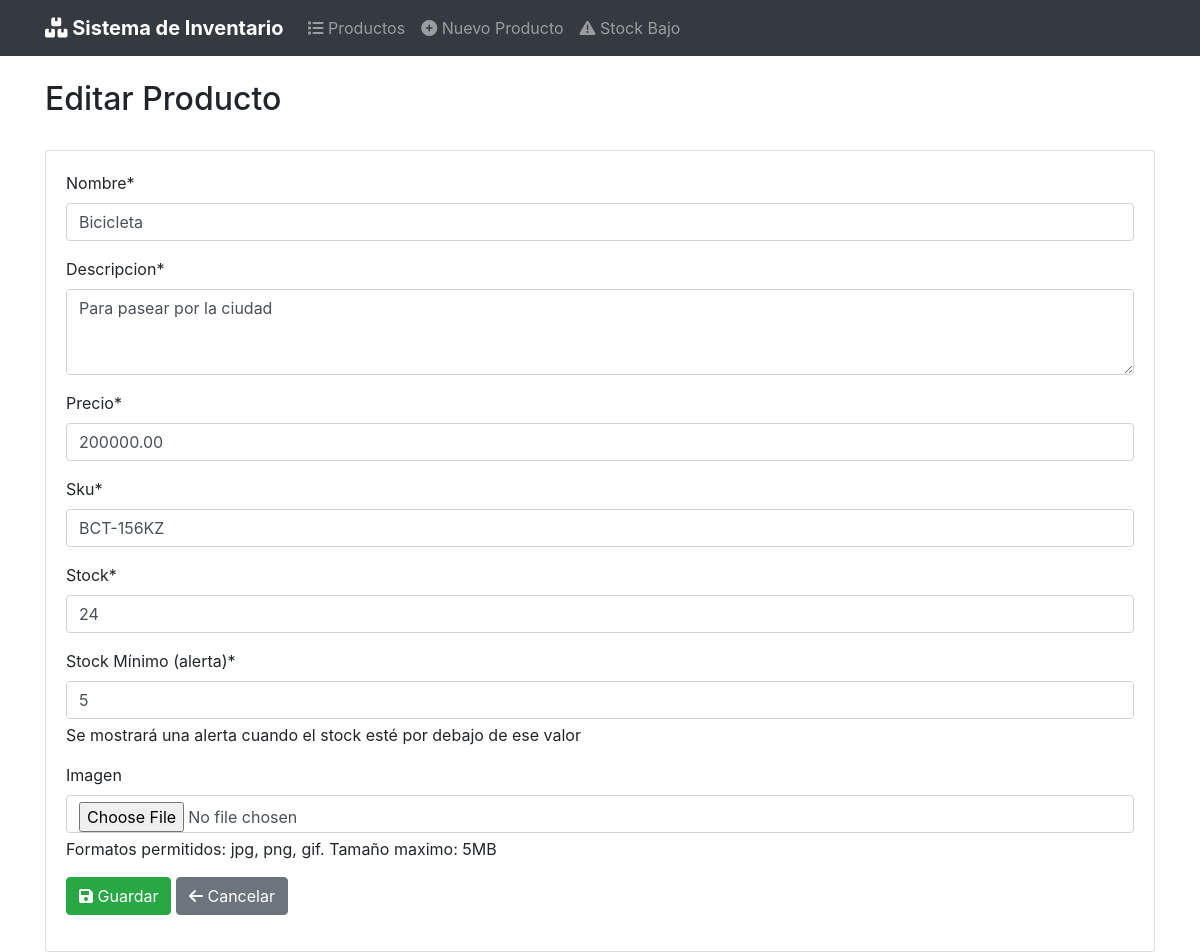
The page /7/editar/ on the database its author committed.
### productos/models.py (models this page shows, shortened)
class Producto(models.Model):
    nombre = models.CharField("Nombre", max_length=50)
    descripcion = models.CharField("Descripcion", max_length=200)
    precio = models.DecimalField("Precio", max_digits=10, decimal_places=2)
    sku = models.CharField("sku", max_length=20, unique=True)
    stock = models.IntegerField(default=0)
    stock_minimo = models.IntegerField(default=5, verbose_name="Stock Minimo")
    imagen = models.ImageField(
        "Imagen",
        upload_to=get_image_path,
        validators=[validate_image_size],
        blank=True,
        null=True,
        help_text="Formatos permitidos: jpg, png, gif. Tamaño maximo: 5MB"
    )
    fecha_creacion = models.DateTimeField("Fecha de creacion", auto_now_add=True)
    fecha_actualizacion = models.DateTimeField("Fecha de creacion", auto_now=True)
    class Meta:
        verbose_name = 'Producto'
        verbose_name_plural = 'Productos'
        ordering = ['nombre']

### productos/views.py (the view, shortened to what this page needs)
# urls.py: path('<int:pk>/editar/', views.ProductoUpdateView.as_view(), name='producto_form'),
class ProductoUpdateView(UpdateView):
    model = Producto
    template_name = "productos/producto_form.html"
    form_class = ProductoForm
    success_url = reverse_lazy("productos:producto_list")

### templates/productos/producto_form.html (shortened to what this page needs)
{% extends 'productos/base.html' %}
{% load bootstrap4 %}
{% load crispy_forms_tags %}
{% block header %}{% if form.instance.pk %}Editar{% else %}Crear{% endif %} Producto{% endblock %}
{% block content %}
<div class="card">
    <div class="card-body">
        <form method="post" enctype="multipart/form-data">
            {{ form|crispy }}
            <div class="form-group">
                <button type="submit" class="btn btn-success">
                    <i class="fas fa-save"></i> Guardar
                </button>
                <a href="{% url 'productos:producto_list' %}" class="btn btn-secondary">
                    <i class="fas fa-arrow-left"></i> Cancelar
                </a>
            </div>
        </form>
    </div>
</div>
{% endblock %}

### rows shown on the page
Producto: nombre "Bicicleta", descripcion "Para pasear por la ciudad", precio "200000.00", sku "BCT-156KZ", stock "24", stock_minimo "5"
